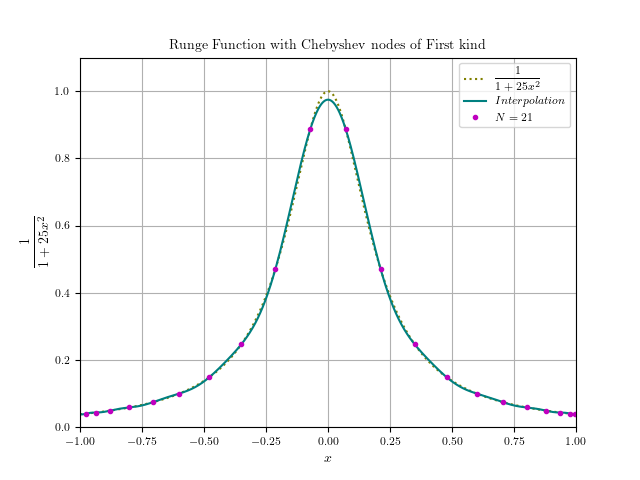

Here is the Python script that generated this plot:
#!/usr/bin/env python
# File: rungechebyshevfirst.py
# Name: D.Saravanan
# Date: 31/08/2021

""" Script to construct the polynomial interpolation 
for Runge Function using Chebyshev nodes of First kind """

import numpy as np
import matplotlib
matplotlib.rcParams['pgf.texsystem'] = 'pdflatex'
matplotlib.rcParams.update({'font.family': 'serif', 'font.size': 8,
    'axes.labelsize': 10, 'axes.titlesize': 10, 'figure.titlesize': 10})
matplotlib.rcParams['text.usetex'] = True
import matplotlib.pyplot as plt
matplotlib.use('Agg')

def interpolate(fnodes, xnodes, x):

    M, N = len(x), len(xnodes)
    res = np.zeros(M)

    for i in range(0, N):
        res = res + fnodes[i] * lagrange(xnodes, x, i)
    
    return res

def lagrange(xnodes, x, i):

    M, N = len(x), len(xnodes)
    val = np.ones(M)

    for j in range(0, N):

        if i == j:
            continue

        val = val * (x - xnodes[j]) / (xnodes[i] - xnodes[j])

    return val


N = 21 

xnodes = np.cos((2*np.linspace(0,N-1,N) + 1)/(2*N + 2) * np.pi)
fnodes = 1/(1 + 25 * xnodes**2)

# true function calculated with equi-spaced nodes
x = np.linspace(-1,1,1000)
f = 1/(1 + 25 * x**2)

fintp = interpolate(fnodes, xnodes, x)

error = max(abs(f - fintp)/abs(f))
print(error)

fig, ax = plt.subplots()
ax.plot(x, f, c="olive", ls="dotted", label=r'$\displaystyle\frac{1}{1+25 x^{2}}$')
ax.plot(x, fintp, c='teal', label=r'$Interpolation$')
ax.plot(xnodes, fnodes, 'm.', label=r'$N = 21$')
ax.set(xlim=(-1, 1), ylim=(0, 1.1))
ax.set(xlabel=r'$x$', ylabel=r'$\displaystyle\frac{1}{1+25 x^{2}}$')
ax.set_title(r'Runge Function with Chebyshev nodes of First kind')
ax.grid(True); ax.legend()
plt.savefig('rungechebyshevfirst.pdf')
